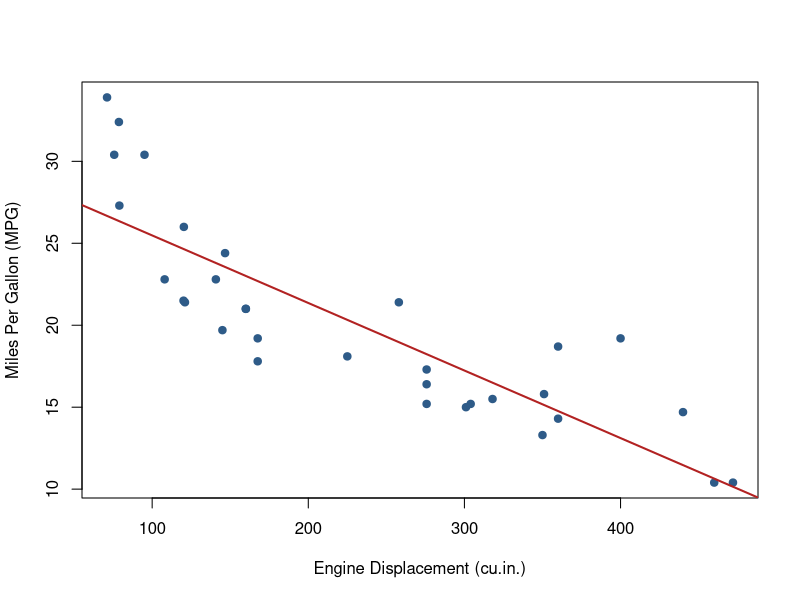

Generate this figure with R:
## ---- chunk 1
#| label: tbl-loans
#| tbl-cap: "Sample records from a peer-to-peer lending portfolio"
#| echo: false

loan_sample <- data.frame(
  loan_amount = c(22000, 6000, 25000, 15000),
  interest_rate = c(10.90, 9.92, 26.30, 6.08),
  term = c(60, 36, 36, 36),
  grade = c("B", "B", "E", "A"),
  homeownership = c("rent", "rent", "mortgage", "mortgage")
)

knitr::kable(loan_sample, booktabs = TRUE)
## ---- chunk 2
#| label: fig-scatter
#| fig-cap: "Engine displacement versus fuel economy for passenger vehicles"
#| fig-width: 6.5
#| fig-height: 3.5
#| echo: false

plot(
  mtcars$disp, mtcars$mpg,
  xlab = "Engine Displacement (cu.in.)",
  ylab = "Miles Per Gallon (MPG)",
  pch = 19, col = "#2E5B88"
)
abline(lm(mpg ~ disp, data = mtcars), col = "#B22222", lwd = 2)
